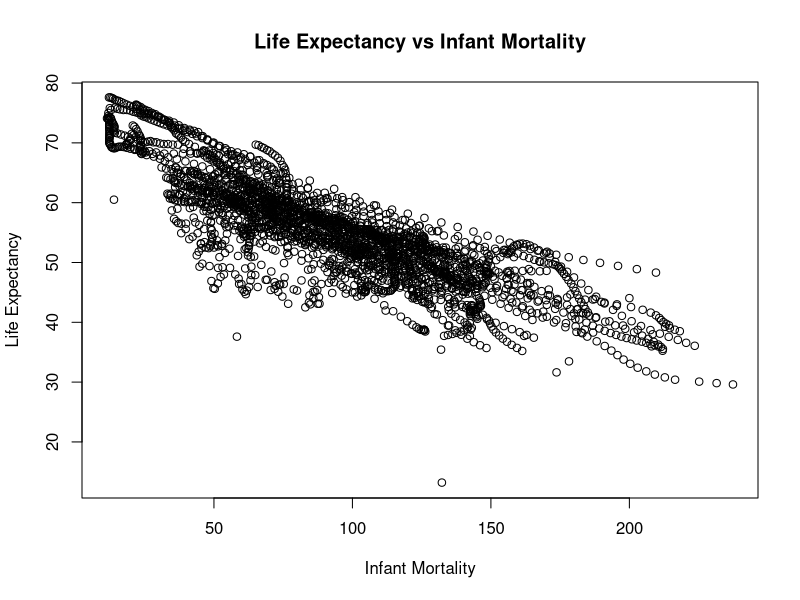
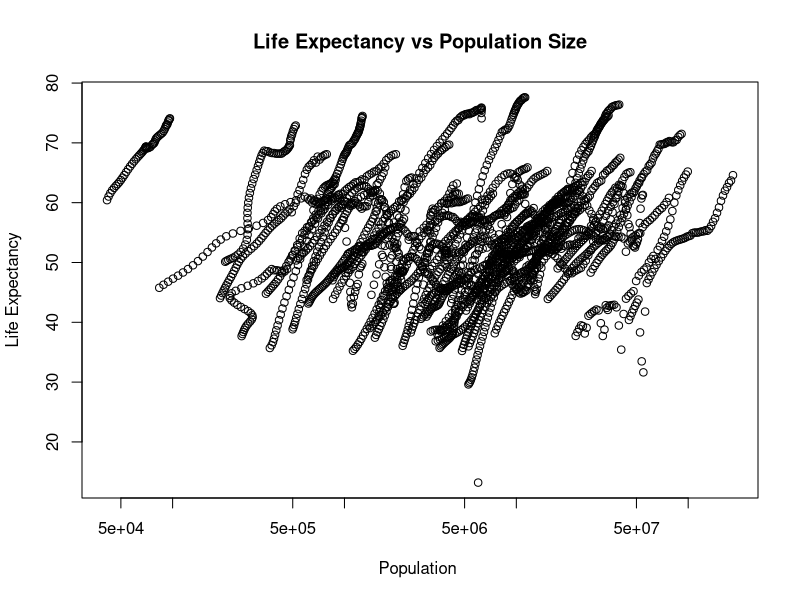
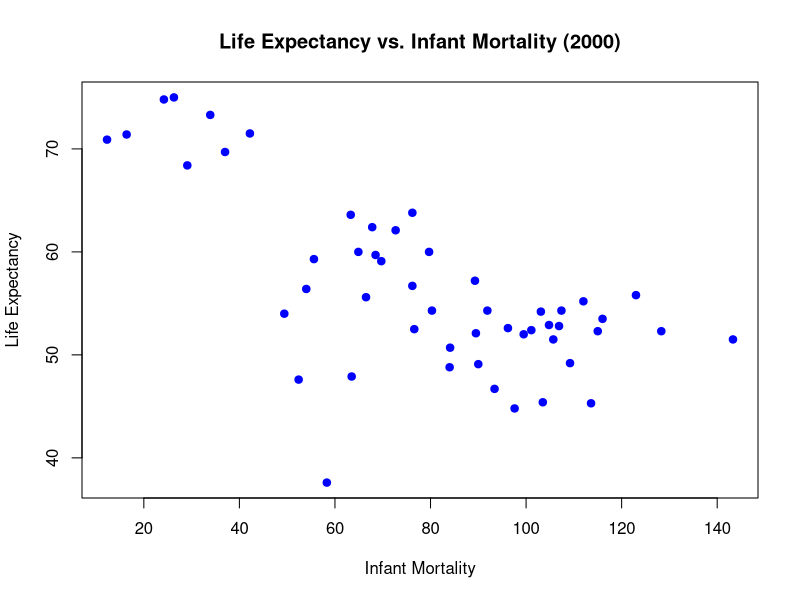
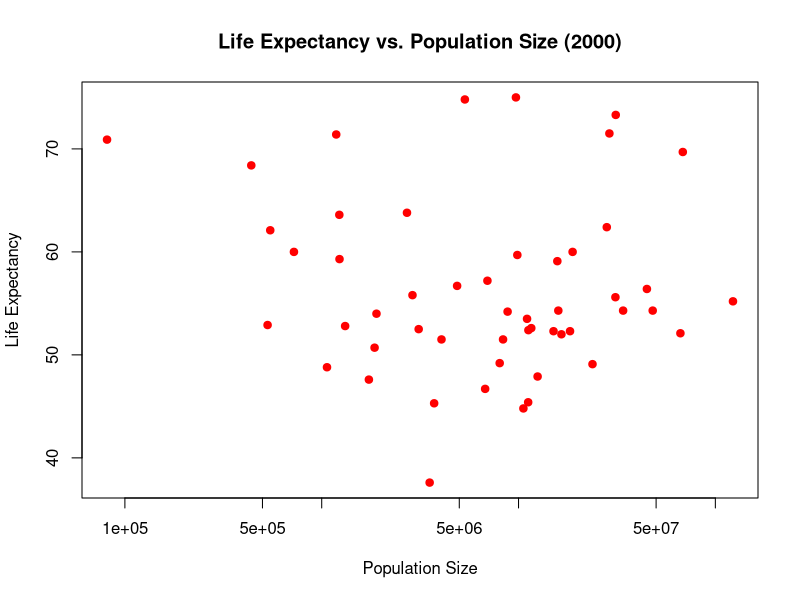
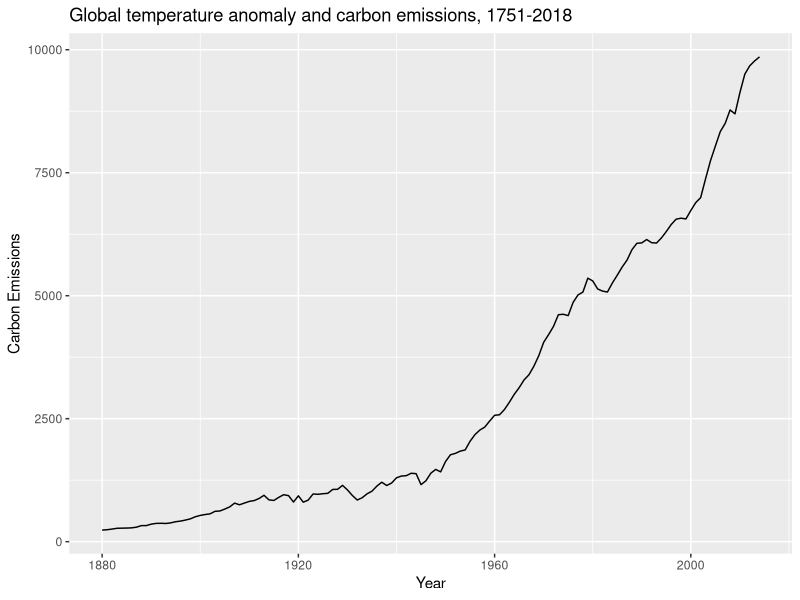
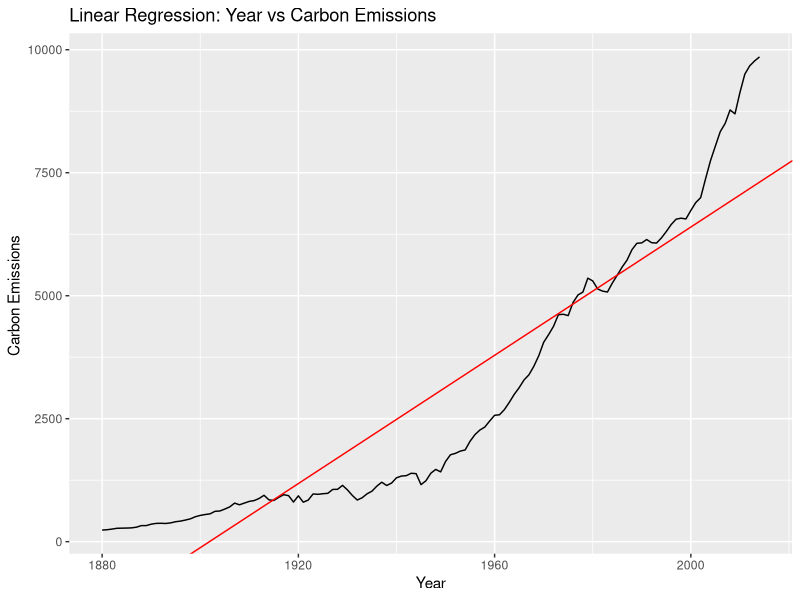
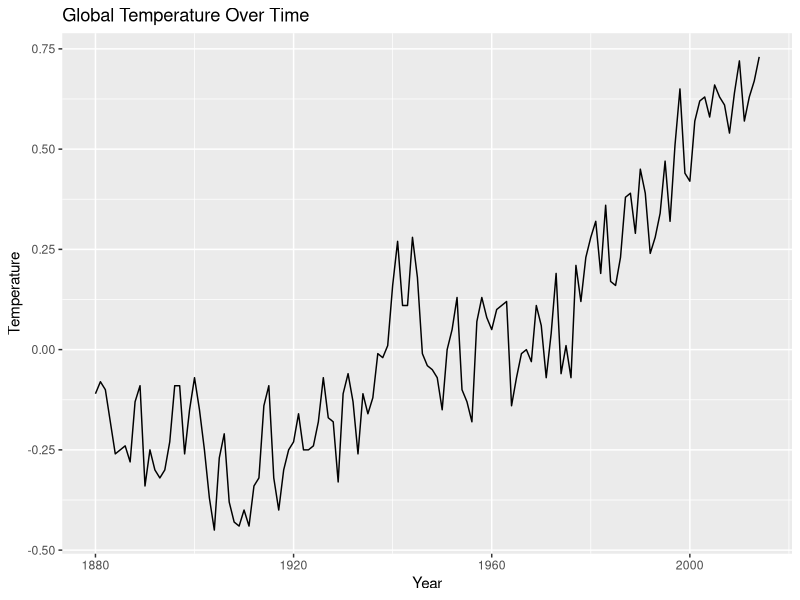
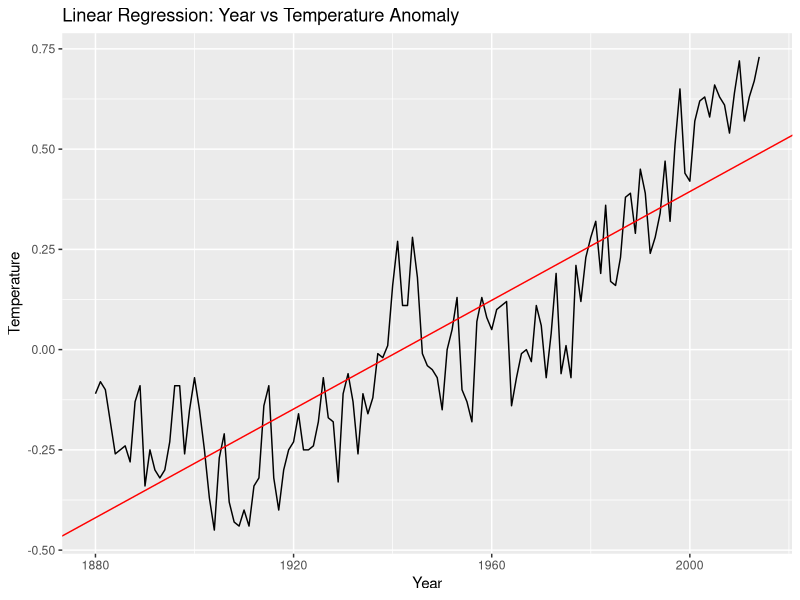

Reproduce these figures in R, in order.
## ---- chunk 1
library("dslabs") #Accessing the gapminder dataset
library(dplyr)    #Data manipulation

## ---- chunk 2
help(gapminder)
## ---- chunk 3
str(gapminder)
## ---- chunk 4
summary(gapminder)
## ---- chunk 5
class(gapminder)
## ---- chunk 6
africadata <- gapminder[gapminder$continent == "Africa", ]
## ---- chunk 7
str(africadata)
## ---- chunk 8
summary(africadata)
## ---- chunk 9
health_data <- africadata[, c("infant_mortality", "life_expectancy")]
## ---- chunk 10
population_data <- africadata[, c("population", "life_expectancy")]
## ---- chunk 11
str(health_data)
summary(health_data)
str(population_data)
summary(population_data)
## ---- chunk 12
plot(africadata$infant_mortality, africadata$life_expectancy, main="Life Expectancy vs Infant Mortality", xlab="Infant Mortality", ylab="Life Expectancy")
## ---- chunk 13
plot(africadata$population, africadata$life_expectancy, main="Life Expectancy vs Population Size", xlab="Population ", ylab="Life Expectancy",log="x")
## ---- chunk 14
missing_data_by_year <- africadata %>%
  group_by(year) %>%
  summarize(missing_infant_mortality = sum(is.na(infant_mortality)))
## ---- chunk 15
total_missing_infant_mortality <- sum(is.na(africadata$infant_mortality))
print(paste("Total missing values for infant mortality:", total_missing_infant_mortality))
## ---- chunk 16
print("Years with missing data for infant mortality:")
print(missing_data_by_year)
## ---- chunk 17
data_2000 <- africadata %>%
  filter(year == 2000)
## ---- chunk 18
print("Structure of data for the year 2000:")
str(data_2000)

print("Summary of data for the year 2000:")
summary(data_2000)
## ---- chunk 19

plot(data_2000$infant_mortality, data_2000$life_expectancy,
     main = "Life Expectancy vs. Infant Mortality (2000)",
     xlab = "Infant Mortality",
     ylab = "Life Expectancy",
     pch = 19,col='blue')  # pch = 19 makes the points solid circles

## ---- chunk 20
plot(data_2000$population, data_2000$life_expectancy,
     main = "Life Expectancy vs. Population Size (2000)",
     xlab = "Population Size",
     ylab = "Life Expectancy",
     log = "x",  # sets the x-axis to logarithmic scale
     pch = 19, col='red')  # pch = 19 makes the points solid circles
## ---- chunk 21
fit1 <- lm(life_expectancy ~ infant_mortality, data = data_2000)
summary(fit1)  # Outputs the summary of the regression model
## ---- chunk 22
fit2 <- lm(life_expectancy ~ (population), data = data_2000)
summary(fit2)  # Outputs the summary of the regression model
## ---- chunk 23
# Loading ggplot2 package for data visualization
library(ggplot2)


# In order to determine what datasets are available in the dslabs package (use code below)
# data(package = "dslabs")
## ---- chunk 24
# Loads the temp_carbon dataset from the dslabs package
data("temp_carbon")


# This provides an overview of the data types and number of observations
str(temp_carbon)

# View the summary statistics of the temp_carbon dataset.
summary(temp_carbon)
## ---- chunk 25
# This gives a quick glance at the dataset.
head(temp_carbon)
## ---- chunk 26
# Checking for missing values in the dataset
sum(is.na(temp_carbon))

# Removing NA's values
temp_carbon <- na.omit(temp_carbon)
## ---- chunk 27
# Plotting the Global Carbon Emissions 
ggplot(temp_carbon, aes(x = year, y = carbon_emissions)) +
  geom_line() +  # Using a line plot to show the trend of carbon emissions
  labs(title = "Global temperature anomaly and carbon emissions, 1751-2018", x = "Year", y = "Carbon Emissions")  

# Fiting a linear regression model with carbon emissions as the outcome and year as the predictor
fit_carbon <- lm(carbon_emissions ~ year, data = temp_carbon)


summary(fit_carbon) # The summary of the linear regression model
## ---- chunk 28
# Plotting the fitted linear regression line for carbon emissions
ggplot(temp_carbon, aes(x = year, y = carbon_emissions)) +
  geom_line() +  # Using a line plot to show the trend of carbon emissions
  geom_abline(slope = fit_carbon$coefficients[2], intercept = fit_carbon$coefficients[1], col = "red") +  # Adding a regression line
  labs(title = "Linear Regression: Year vs Carbon Emissions", x = "Year", y = "Carbon Emissions ")  
## ---- chunk 29
# Plotting the Global Temperature over Time
ggplot(temp_carbon, aes(x = year, y = temp_anomaly)) +
  geom_line() +  # Ussing a line plot to show the trend of temperature over time
  labs(title = "Global Temperature Over Time", x = "Year", y = "Temperature")


# Fit a linear regression model to help understand the trend of temperature anomalies over time
fit_temp <- lm(temp_anomaly ~ year, data = temp_carbon)


# Viewing the summary of the linear regression model
summary(fit_temp)
## ---- chunk 30
# This plot represents the relationship modeled by the linear regression
ggplot(temp_carbon, aes(x = year, y = temp_anomaly)) +
  geom_line() +  # adding the line plot to show the trend of temperature anomalies over time
  geom_abline(slope = fit_temp$coefficients[2], intercept = fit_temp$coefficients[1], col = "red") +  # This adds the regression line on the graph
  labs(title = "Linear Regression: Year vs Temperature Anomaly", x = "Year", y = "Temperature")  
